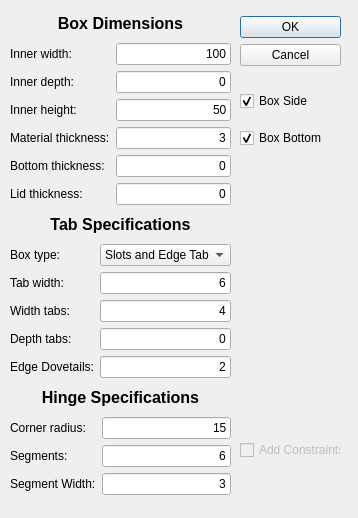
<?xml version="1.0" encoding="UTF-8"?>
<ui version="4.0">
 <class>Dialog</class>
 <widget class="QDialog" name="Dialog">
  <property name="geometry">
   <rect>
    <x>0</x>
    <y>0</y>
    <width>358</width>
    <height>518</height>
   </rect>
  </property>
  <property name="windowTitle">
   <string>Dialog</string>
  </property>
  <widget class="QDialogButtonBox" name="buttonBox">
   <property name="geometry">
    <rect>
     <x>240</x>
     <y>10</y>
     <width>101</width>
     <height>61</height>
    </rect>
   </property>
   <property name="orientation">
    <enum>Qt::Vertical</enum>
   </property>
   <property name="standardButtons">
    <set>QDialogButtonBox::Cancel|QDialogButtonBox::Ok</set>
   </property>
   <property name="centerButtons">
    <bool>true</bool>
   </property>
  </widget>
  <widget class="QWidget" name="verticalLayoutWidget">
   <property name="geometry">
    <rect>
     <x>10</x>
     <y>10</y>
     <width>221</width>
     <height>492</height>
    </rect>
   </property>
   <layout class="QVBoxLayout" name="verticalLayout">
    <item>
     <widget class="QLabel" name="label">
      <property name="sizePolicy">
       <sizepolicy hsizetype="Preferred" vsizetype="Fixed">
        <horstretch>0</horstretch>
        <verstretch>0</verstretch>
       </sizepolicy>
      </property>
      <property name="font">
       <font>
        <pointsize>12</pointsize>
        <weight>75</weight>
        <bold>true</bold>
       </font>
      </property>
      <property name="text">
       <string>Box Dimensions</string>
      </property>
      <property name="alignment">
       <set>Qt::AlignCenter</set>
      </property>
     </widget>
    </item>
    <item>
     <layout class="QGridLayout" name="gridLayout">
      <item row="1" column="0">
       <widget class="QLabel" name="label_3">
        <property name="text">
         <string>Inner depth:</string>
        </property>
        <property name="scaledContents">
         <bool>false</bool>
        </property>
        <property name="buddy">
         <cstring>depth</cstring>
        </property>
       </widget>
      </item>
      <item row="1" column="1">
       <widget class="QLineEdit" name="depth">
        <property name="toolTip">
         <string>&lt;html&gt;&lt;head/&gt;&lt;body&gt;&lt;p&gt;Inside dimension of the short side of the box.  The outer dimension will vary with material thickness.  If set to 0, uses &lt;span style=&quot; font-style:italic;&quot;&gt;inner width&lt;/span&gt;.&lt;/p&gt;&lt;/body&gt;&lt;/html&gt;</string>
        </property>
        <property name="text">
         <string>0</string>
        </property>
        <property name="alignment">
         <set>Qt::AlignRight|Qt::AlignTrailing|Qt::AlignVCenter</set>
        </property>
        <property name="placeholderText">
         <string/>
        </property>
       </widget>
      </item>
      <item row="0" column="0">
       <widget class="QLabel" name="label_2">
        <property name="text">
         <string>Inner width:</string>
        </property>
        <property name="scaledContents">
         <bool>false</bool>
        </property>
        <property name="buddy">
         <cstring>width</cstring>
        </property>
       </widget>
      </item>
      <item row="4" column="1">
       <widget class="QLineEdit" name="bottomThickness">
        <property name="toolTip">
         <string>&lt;html&gt;&lt;head/&gt;&lt;body&gt;&lt;p&gt;Only necessary if bottom material is a different thickness than the sides. If set to 0, uses &lt;span style=&quot; font-style:italic;&quot;&gt;material thickness&lt;/span&gt;.&lt;/p&gt;&lt;/body&gt;&lt;/html&gt;</string>
        </property>
        <property name="text">
         <string>0</string>
        </property>
        <property name="alignment">
         <set>Qt::AlignRight|Qt::AlignTrailing|Qt::AlignVCenter</set>
        </property>
       </widget>
      </item>
      <item row="5" column="0">
       <widget class="QLabel" name="label_16">
        <property name="text">
         <string>Lid thickness:</string>
        </property>
        <property name="buddy">
         <cstring>lidThickness</cstring>
        </property>
       </widget>
      </item>
      <item row="2" column="1">
       <widget class="QLineEdit" name="height">
        <property name="toolTip">
         <string>&lt;html&gt;&lt;head/&gt;&lt;body&gt;&lt;p&gt;Inside dimension of the height of the box. The actual height will vary with material thickness and box type.&lt;/p&gt;&lt;/body&gt;&lt;/html&gt;</string>
        </property>
        <property name="text">
         <string>50</string>
        </property>
        <property name="alignment">
         <set>Qt::AlignRight|Qt::AlignTrailing|Qt::AlignVCenter</set>
        </property>
        <property name="placeholderText">
         <string/>
        </property>
       </widget>
      </item>
      <item row="5" column="1">
       <widget class="QLineEdit" name="lidThickness">
        <property name="toolTip">
         <string>&lt;html&gt;&lt;head/&gt;&lt;body&gt;&lt;p&gt;Lid thickness is used to specify the distance from the top of the side to the top of the slots (if specified). If set to 0, uses &lt;span style=&quot; font-style:italic;&quot;&gt;material thickness&lt;/span&gt;.&lt;/p&gt;&lt;/body&gt;&lt;/html&gt;</string>
        </property>
        <property name="text">
         <string>0</string>
        </property>
        <property name="alignment">
         <set>Qt::AlignRight|Qt::AlignTrailing|Qt::AlignVCenter</set>
        </property>
       </widget>
      </item>
      <item row="4" column="0">
       <widget class="QLabel" name="label_15">
        <property name="text">
         <string>Bottom thickness:</string>
        </property>
        <property name="buddy">
         <cstring>bottomThickness</cstring>
        </property>
       </widget>
      </item>
      <item row="0" column="1">
       <widget class="QLineEdit" name="width">
        <property name="toolTip">
         <string>&lt;html&gt;&lt;head/&gt;&lt;body&gt;&lt;p&gt;Inside dimension of the long side of the box. The outer dimension will vary with material thickness.&lt;/p&gt;&lt;/body&gt;&lt;/html&gt;</string>
        </property>
        <property name="text">
         <string>100</string>
        </property>
        <property name="alignment">
         <set>Qt::AlignRight|Qt::AlignTrailing|Qt::AlignVCenter</set>
        </property>
        <property name="placeholderText">
         <string/>
        </property>
       </widget>
      </item>
      <item row="2" column="0">
       <widget class="QLabel" name="label_4">
        <property name="text">
         <string>Inner height:</string>
        </property>
        <property name="scaledContents">
         <bool>false</bool>
        </property>
        <property name="buddy">
         <cstring>height</cstring>
        </property>
       </widget>
      </item>
      <item row="3" column="0">
       <widget class="QLabel" name="label_5">
        <property name="text">
         <string>Material thickness:</string>
        </property>
        <property name="scaledContents">
         <bool>false</bool>
        </property>
        <property name="buddy">
         <cstring>thickness</cstring>
        </property>
       </widget>
      </item>
      <item row="3" column="1">
       <widget class="QLineEdit" name="thickness">
        <property name="toolTip">
         <string>&lt;html&gt;&lt;head/&gt;&lt;body&gt;&lt;p&gt;The thickness of the box material, used to calculate tab and slot sizes.&lt;/p&gt;&lt;/body&gt;&lt;/html&gt;</string>
        </property>
        <property name="text">
         <string>3</string>
        </property>
        <property name="alignment">
         <set>Qt::AlignRight|Qt::AlignTrailing|Qt::AlignVCenter</set>
        </property>
        <property name="placeholderText">
         <string/>
        </property>
       </widget>
      </item>
     </layout>
    </item>
    <item>
     <widget class="QLabel" name="label_6">
      <property name="sizePolicy">
       <sizepolicy hsizetype="Preferred" vsizetype="Fixed">
        <horstretch>0</horstretch>
        <verstretch>0</verstretch>
       </sizepolicy>
      </property>
      <property name="font">
       <font>
        <pointsize>12</pointsize>
        <weight>75</weight>
        <bold>true</bold>
       </font>
      </property>
      <property name="lineWidth">
       <number>2</number>
      </property>
      <property name="text">
       <string>Tab Specifications</string>
      </property>
      <property name="alignment">
       <set>Qt::AlignCenter</set>
      </property>
     </widget>
    </item>
    <item>
     <layout class="QGridLayout" name="gridLayout_2">
      <item row="1" column="0">
       <widget class="QLabel" name="label_7">
        <property name="text">
         <string>Box type:</string>
        </property>
        <property name="scaledContents">
         <bool>false</bool>
        </property>
        <property name="buddy">
         <cstring>tabTypes</cstring>
        </property>
       </widget>
      </item>
      <item row="6" column="0">
       <widget class="QLabel" name="label_10">
        <property name="text">
         <string>Tab width:</string>
        </property>
        <property name="scaledContents">
         <bool>false</bool>
        </property>
        <property name="buddy">
         <cstring>tabWidth</cstring>
        </property>
       </widget>
      </item>
      <item row="13" column="1">
       <widget class="QLineEdit" name="numTabsHeight">
        <property name="toolTip">
         <string>&lt;html&gt;&lt;head/&gt;&lt;body&gt;&lt;p&gt;The number of dovetail joints to place on the edges of the box to secure the sides. 2 is probably enough for most boxes.&lt;/p&gt;&lt;/body&gt;&lt;/html&gt;</string>
        </property>
        <property name="text">
         <string>2</string>
        </property>
        <property name="alignment">
         <set>Qt::AlignRight|Qt::AlignTrailing|Qt::AlignVCenter</set>
        </property>
        <property name="placeholderText">
         <string/>
        </property>
       </widget>
      </item>
      <item row="12" column="0">
       <widget class="QLabel" name="label_9">
        <property name="text">
         <string>Depth tabs:</string>
        </property>
        <property name="scaledContents">
         <bool>false</bool>
        </property>
        <property name="buddy">
         <cstring>numTabsDepth</cstring>
        </property>
       </widget>
      </item>
      <item row="12" column="1">
       <widget class="QLineEdit" name="numTabsDepth">
        <property name="toolTip">
         <string>&lt;html&gt;&lt;head/&gt;&lt;body&gt;&lt;p&gt;The number of tabs to place on the short side of the box. A value of zero will use the long side value.&lt;/p&gt;&lt;/body&gt;&lt;/html&gt;</string>
        </property>
        <property name="text">
         <string>0</string>
        </property>
        <property name="alignment">
         <set>Qt::AlignRight|Qt::AlignTrailing|Qt::AlignVCenter</set>
        </property>
        <property name="placeholderText">
         <string/>
        </property>
       </widget>
      </item>
      <item row="6" column="1">
       <widget class="QLineEdit" name="tabWidth">
        <property name="toolTip">
         <string>&lt;html&gt;&lt;head/&gt;&lt;body&gt;&lt;p&gt;Specifies the width of tabs and slots.&lt;/p&gt;&lt;/body&gt;&lt;/html&gt;</string>
        </property>
        <property name="text">
         <string>6</string>
        </property>
        <property name="alignment">
         <set>Qt::AlignRight|Qt::AlignTrailing|Qt::AlignVCenter</set>
        </property>
        <property name="placeholderText">
         <string/>
        </property>
       </widget>
      </item>
      <item row="10" column="0">
       <widget class="QLabel" name="label_8">
        <property name="text">
         <string>Width tabs:</string>
        </property>
        <property name="scaledContents">
         <bool>false</bool>
        </property>
        <property name="buddy">
         <cstring>numTabsWidth</cstring>
        </property>
       </widget>
      </item>
      <item row="10" column="1">
       <widget class="QLineEdit" name="numTabsWidth">
        <property name="toolTip">
         <string>&lt;html&gt;&lt;head/&gt;&lt;body&gt;&lt;p&gt;The number of tabs to place on the long side of the box.&lt;/p&gt;&lt;/body&gt;&lt;/html&gt;</string>
        </property>
        <property name="text">
         <string>4</string>
        </property>
        <property name="alignment">
         <set>Qt::AlignRight|Qt::AlignTrailing|Qt::AlignVCenter</set>
        </property>
        <property name="placeholderText">
         <string/>
        </property>
       </widget>
      </item>
      <item row="13" column="0">
       <widget class="QLabel" name="label_13">
        <property name="text">
         <string>Edge Dovetails:</string>
        </property>
        <property name="scaledContents">
         <bool>false</bool>
        </property>
        <property name="buddy">
         <cstring>numTabsHeight</cstring>
        </property>
       </widget>
      </item>
      <item row="1" column="1">
       <widget class="QComboBox" name="tabTypes">
        <property name="toolTip">
         <string>&lt;html&gt;&lt;head/&gt;&lt;body&gt;&lt;p&gt;Choose whether the box will have inset slots or edge tabs (or both) on the top and/or bottom.&lt;/p&gt;&lt;/body&gt;&lt;/html&gt;</string>
        </property>
        <property name="currentIndex">
         <number>0</number>
        </property>
        <item>
         <property name="text">
          <string>Slots and Edge Tabs</string>
         </property>
        </item>
        <item>
         <property name="text">
          <string>Slots only</string>
         </property>
        </item>
        <item>
         <property name="text">
          <string>Edge Tabs only</string>
         </property>
        </item>
       </widget>
      </item>
     </layout>
    </item>
    <item>
     <widget class="QLabel" name="label_12">
      <property name="sizePolicy">
       <sizepolicy hsizetype="Preferred" vsizetype="Fixed">
        <horstretch>0</horstretch>
        <verstretch>0</verstretch>
       </sizepolicy>
      </property>
      <property name="font">
       <font>
        <pointsize>12</pointsize>
        <weight>75</weight>
        <bold>true</bold>
       </font>
      </property>
      <property name="lineWidth">
       <number>2</number>
      </property>
      <property name="text">
       <string>Hinge Specifications</string>
      </property>
      <property name="alignment">
       <set>Qt::AlignCenter</set>
      </property>
     </widget>
    </item>
    <item>
     <layout class="QGridLayout" name="gridLayout_3">
      <item row="4" column="1">
       <widget class="QLineEdit" name="segmentWidth">
        <property name="toolTip">
         <string>&lt;html&gt;&lt;head/&gt;&lt;body&gt;&lt;p&gt;The width of each segment in a hinge. 3mm or 4mm segments seem to work well for materials from 3mm to 7mm thick. This may also vary with material type.&lt;/p&gt;&lt;/body&gt;&lt;/html&gt;</string>
        </property>
        <property name="text">
         <string>3</string>
        </property>
        <property name="alignment">
         <set>Qt::AlignRight|Qt::AlignTrailing|Qt::AlignVCenter</set>
        </property>
       </widget>
      </item>
      <item row="0" column="1">
       <widget class="QLineEdit" name="radius">
        <property name="toolTip">
         <string>&lt;html&gt;&lt;head/&gt;&lt;body&gt;&lt;p&gt;The radius of the corners of the box, 15 is a good starting value. Smaller values have not been tested and could be problematic especially in thicker materials.&lt;/p&gt;&lt;/body&gt;&lt;/html&gt;</string>
        </property>
        <property name="text">
         <string>15</string>
        </property>
        <property name="alignment">
         <set>Qt::AlignRight|Qt::AlignTrailing|Qt::AlignVCenter</set>
        </property>
       </widget>
      </item>
      <item row="4" column="0">
       <widget class="QLabel" name="label_18">
        <property name="text">
         <string>Segment Width:</string>
        </property>
        <property name="buddy">
         <cstring>segmentWidth</cstring>
        </property>
       </widget>
      </item>
      <item row="3" column="1">
       <widget class="QLineEdit" name="numSegments">
        <property name="toolTip">
         <string>&lt;html&gt;&lt;head/&gt;&lt;body&gt;&lt;p&gt;The number of segments in a hinge. 6 to 9 segments seem to work well for materials from 3mm to 7mm thick. This may also vary with material type.&lt;/p&gt;&lt;/body&gt;&lt;/html&gt;</string>
        </property>
        <property name="text">
         <string>6</string>
        </property>
        <property name="alignment">
         <set>Qt::AlignRight|Qt::AlignTrailing|Qt::AlignVCenter</set>
        </property>
       </widget>
      </item>
      <item row="3" column="0">
       <widget class="QLabel" name="label_14">
        <property name="text">
         <string>&lt;html&gt;&lt;head/&gt;&lt;body&gt;&lt;p&gt;Segments:&lt;/p&gt;&lt;/body&gt;&lt;/html&gt;</string>
        </property>
        <property name="buddy">
         <cstring>numSegments</cstring>
        </property>
       </widget>
      </item>
      <item row="0" column="0">
       <widget class="QLabel" name="label_17">
        <property name="text">
         <string>Corner radius:</string>
        </property>
        <property name="buddy">
         <cstring>radius</cstring>
        </property>
       </widget>
      </item>
     </layout>
    </item>
   </layout>
  </widget>
  <widget class="QLabel" name="image">
   <property name="geometry">
    <rect>
     <x>250</x>
     <y>240</y>
     <width>90</width>
     <height>131</height>
    </rect>
   </property>
   <property name="text">
    <string/>
   </property>
  </widget>
  <widget class="QWidget" name="verticalLayoutWidget_2">
   <property name="geometry">
    <rect>
     <x>240</x>
     <y>80</y>
     <width>91</width>
     <height>80</height>
    </rect>
   </property>
   <layout class="QVBoxLayout" name="verticalLayout_2">
    <item>
     <widget class="QCheckBox" name="chkSide">
      <property name="toolTip">
       <string>&lt;html&gt;&lt;head/&gt;&lt;body&gt;&lt;p&gt;Check to generate a sketch for the long side (width) of the box.&lt;/p&gt;&lt;/body&gt;&lt;/html&gt;</string>
      </property>
      <property name="text">
       <string>Box Side</string>
      </property>
      <property name="checked">
       <bool>true</bool>
      </property>
     </widget>
    </item>
    <item>
     <widget class="QCheckBox" name="chkBottom">
      <property name="toolTip">
       <string>&lt;html&gt;&lt;head/&gt;&lt;body&gt;&lt;p&gt;Check to generate a sketch for the bottom of the box.&lt;/p&gt;&lt;/body&gt;&lt;/html&gt;</string>
      </property>
      <property name="text">
       <string>Box Bottom</string>
      </property>
      <property name="checked">
       <bool>true</bool>
      </property>
     </widget>
    </item>
   </layout>
  </widget>
  <widget class="QCheckBox" name="chkConstrain">
   <property name="enabled">
    <bool>false</bool>
   </property>
   <property name="geometry">
    <rect>
     <x>240</x>
     <y>440</y>
     <width>101</width>
     <height>20</height>
    </rect>
   </property>
   <property name="toolTip">
    <string>&lt;html&gt;&lt;head/&gt;&lt;body&gt;&lt;p&gt;&lt;span style=&quot; font-weight:600;&quot;&gt;Don't Check This&lt;/span&gt; unless you really need to. Adding constraints can take several minutes depending on processor speed and is usualy not necessary if you'll only be exporting the sketch to DXF.&lt;/p&gt;&lt;p&gt;&lt;br/&gt;&lt;/p&gt;&lt;/body&gt;&lt;/html&gt;</string>
   </property>
   <property name="text">
    <string>Add Constraints</string>
   </property>
   <property name="checked">
    <bool>false</bool>
   </property>
  </widget>
 </widget>
 <tabstops>
  <tabstop>width</tabstop>
  <tabstop>depth</tabstop>
  <tabstop>height</tabstop>
  <tabstop>thickness</tabstop>
  <tabstop>bottomThickness</tabstop>
  <tabstop>lidThickness</tabstop>
  <tabstop>tabTypes</tabstop>
  <tabstop>tabWidth</tabstop>
  <tabstop>numTabsWidth</tabstop>
  <tabstop>numTabsDepth</tabstop>
  <tabstop>numTabsHeight</tabstop>
  <tabstop>radius</tabstop>
  <tabstop>numSegments</tabstop>
  <tabstop>segmentWidth</tabstop>
  <tabstop>chkSide</tabstop>
  <tabstop>chkBottom</tabstop>
  <tabstop>chkConstrain</tabstop>
 </tabstops>
 <resources/>
 <connections>
  <connection>
   <sender>buttonBox</sender>
   <signal>accepted()</signal>
   <receiver>Dialog</receiver>
   <slot>accept()</slot>
   <hints>
    <hint type="sourcelabel">
     <x>240</x>
     <y>70</y>
    </hint>
    <hint type="destinationlabel">
     <x>157</x>
     <y>274</y>
    </hint>
   </hints>
  </connection>
  <connection>
   <sender>buttonBox</sender>
   <signal>rejected()</signal>
   <receiver>Dialog</receiver>
   <slot>reject()</slot>
   <hints>
    <hint type="sourcelabel">
     <x>240</x>
     <y>70</y>
    </hint>
    <hint type="destinationlabel">
     <x>286</x>
     <y>274</y>
    </hint>
   </hints>
  </connection>
 </connections>
</ui>
